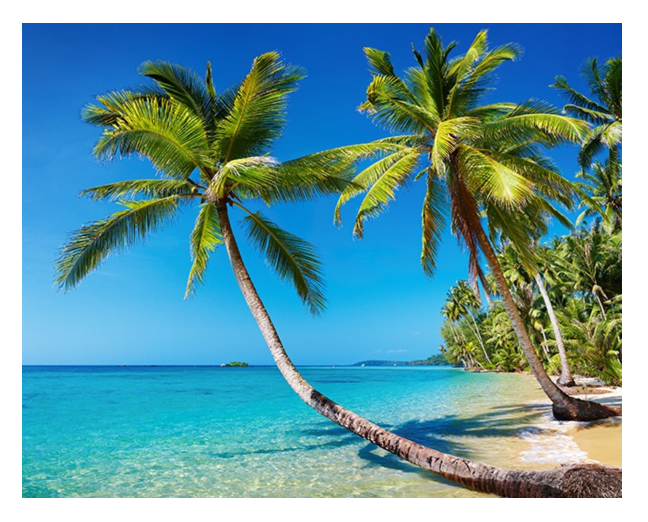
#> input picture images/beach.png, 1296 x 1044 px (shown at 1/2 size)
$ python blur.py
#> lines starting #> are read from the running program, lines starting #| are printed output that depends on the picture
import cv2
import imutils

KERNEL = (9, 9)

image = cv2.imread('images/beach.png')
#> image is the input picture: shape (1044, 1296, 3); mean B, G, R 165.6, 155.1, 101.9

# Resize the image
image = imutils.resize(image, width=300)
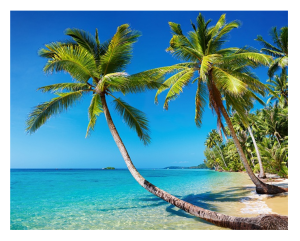
#> image: shape (241, 300, 3); mean B, G, R 165.6, 155.1, 101.9

# Blur images using different methods
average = cv2.blur(image, KERNEL)
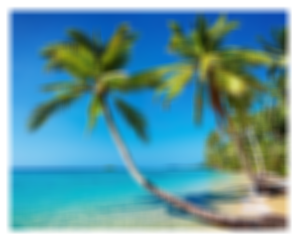
#> average: shape (241, 300, 3); mean B, G, R 165.6, 155.1, 101.9
gaussian = cv2.GaussianBlur(image, KERNEL, 0.0)
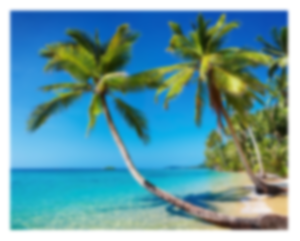
#> gaussian: shape (241, 300, 3); mean B, G, R 165.6, 155.1, 101.9
median = cv2.medianBlur(image, KERNEL[0])
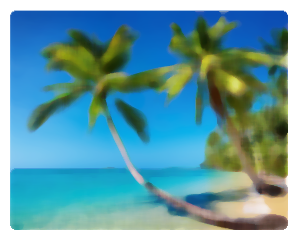
#> median: shape (241, 300, 3); mean B, G, R 166.6, 156.1, 100.8
bilateral = cv2.bilateralFilter(image, KERNEL[0], 61, 39)
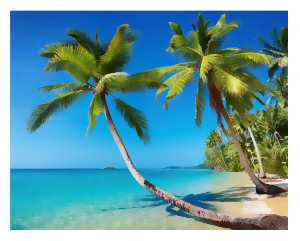
#> bilateral: shape (241, 300, 3); mean B, G, R 165.6, 155, 101.6

# Show blurred images
cv2.imshow('Average ({}, {})'.format(*KERNEL), average)
cv2.imshow('Gaussian ({}, {})'.format(*KERNEL), gaussian)
cv2.imshow('Median ({}, {})'.format(*KERNEL), median)
cv2.imshow('Bilateral ({}, {})'.format(*KERNEL), bilateral)
cv2.waitKey(0)

$ run again, with images/0037.jpg saved as images/beach.png
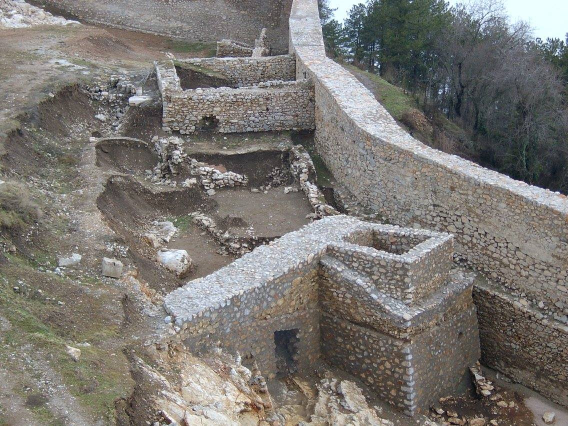
#> input picture images/0037.jpg, 1136 x 852 px (shown at 1/2 size)
#> image is the input picture: shape (852, 1136, 3); mean B, G, R 114.6, 119.2, 122.6
#> `image = imutils.resize(image, width=300)`:
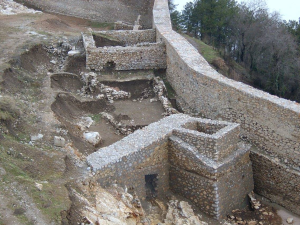
#> image: shape (225, 300, 3); mean B, G, R 114.6, 119.2, 122.6
#> `median = cv2.medianBlur(image, KERNEL[0])`:
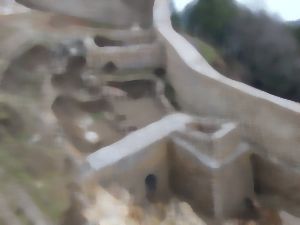
#> median: shape (225, 300, 3); mean B, G, R 113.3, 118.2, 121.9

$ run again, with images/0038.jpg saved as images/beach.png
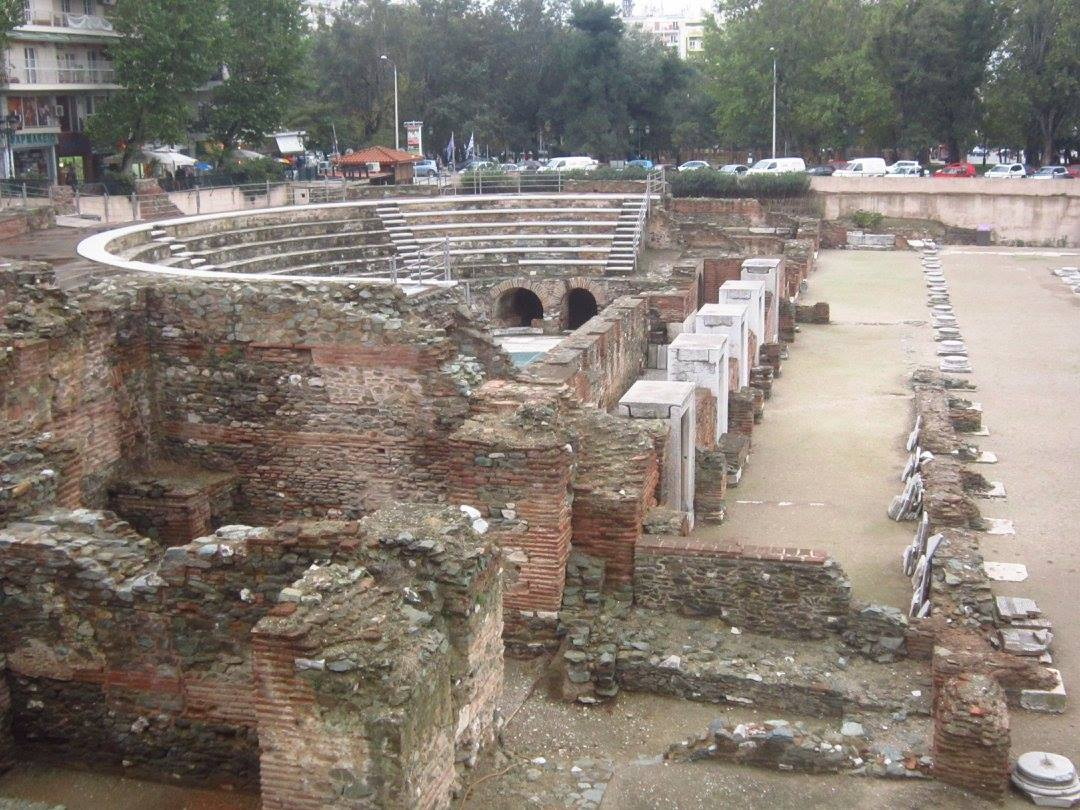
#> input picture images/0038.jpg, 1080 x 810 px
#> image is the input picture: shape (810, 1080, 3); mean B, G, R 116.5, 125, 133.8
#> `image = imutils.resize(image, width=300)`:
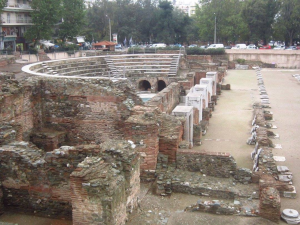
#> image: shape (225, 300, 3); mean B, G, R 116.5, 125, 133.8
#> `median = cv2.medianBlur(image, KERNEL[0])`:
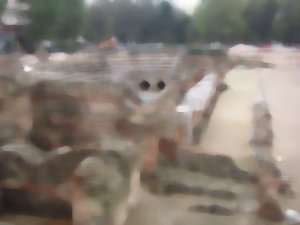
#> median: shape (225, 300, 3); mean B, G, R 114.5, 123.5, 132.6
